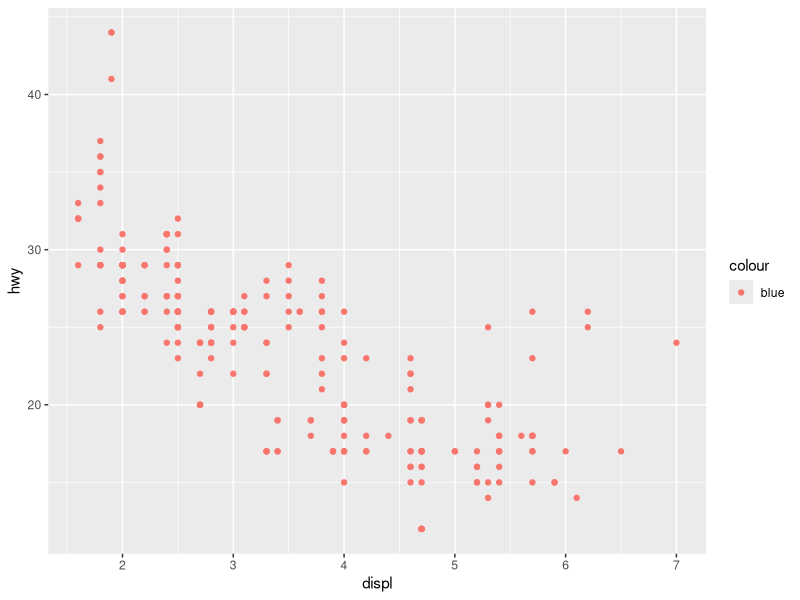
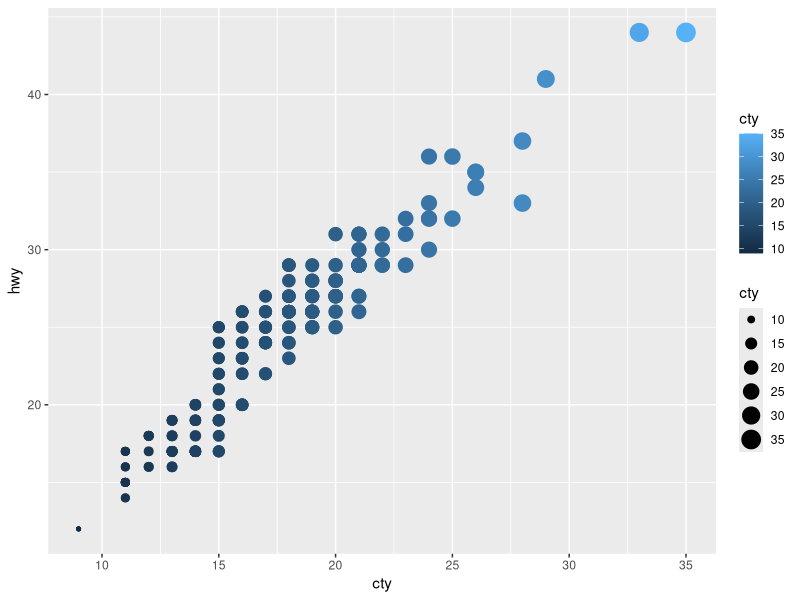
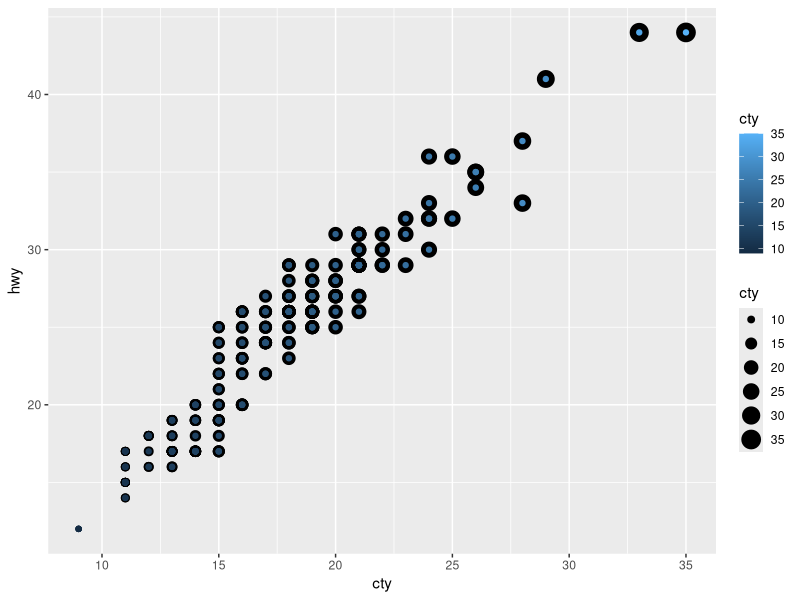
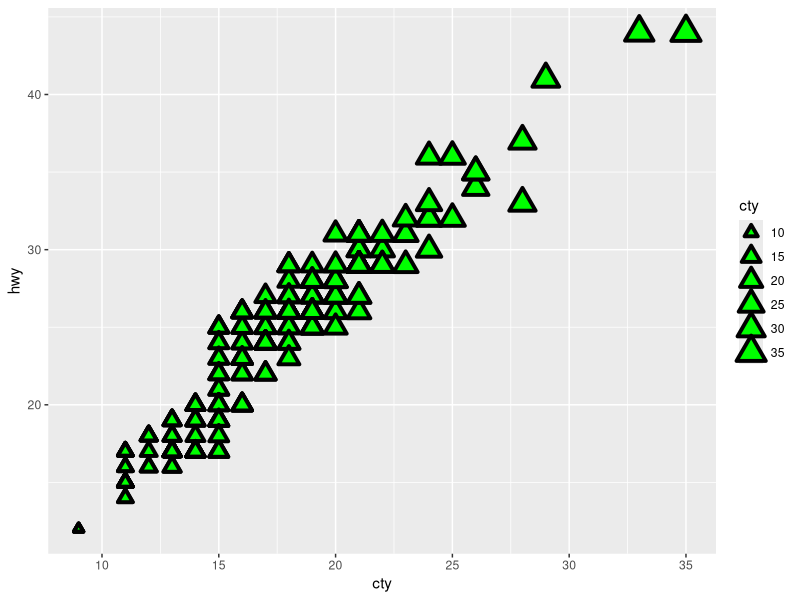
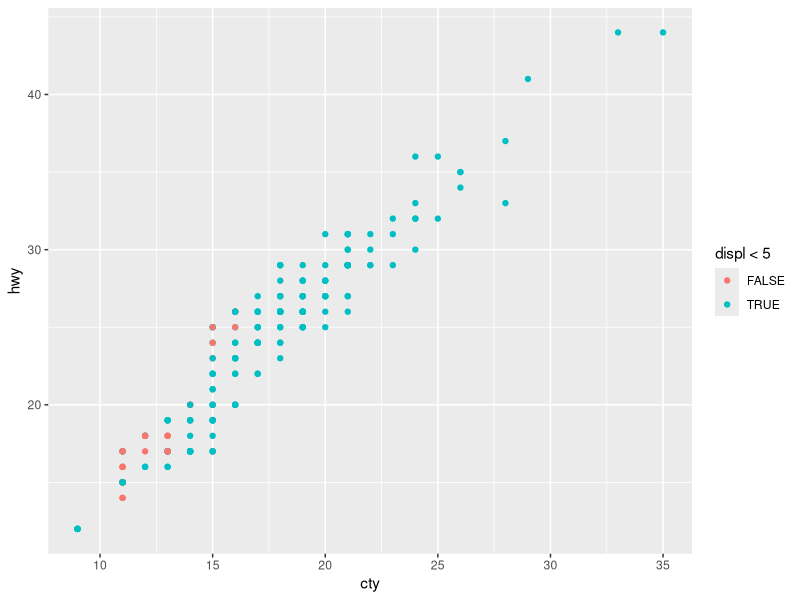

Write the R code that produced these figures, in order.
## ---- chunk 1
library(tidyverse)
## ---- chunk 2
ggplot(data = mpg) + 
  geom_point(mapping = aes(x = displ, y = hwy, color = "blue"))
## ---- chunk 3
head(mpg)
## ---- chunk 4
ggplot(data = mpg) + 
  geom_point(mapping = aes(x = cty, y = hwy, color = cty, size = cty))
## ---- chunk 5
ggplot(data = mpg) + 
  geom_point(mapping = aes(x = cty, y = hwy, size = cty)) + 
  geom_point(mapping = aes(x = cty, y = hwy, color = cty))  
## ---- chunk 6
ggplot(data = mpg) + 
  geom_point(mapping = aes(x = cty, y = hwy, size = cty), pch = 24, fill = "green", stroke = 2)
## ---- chunk 7
ggplot(data = mpg) + 
  geom_point(mapping = aes(x = cty, y = hwy, color = displ < 5))
